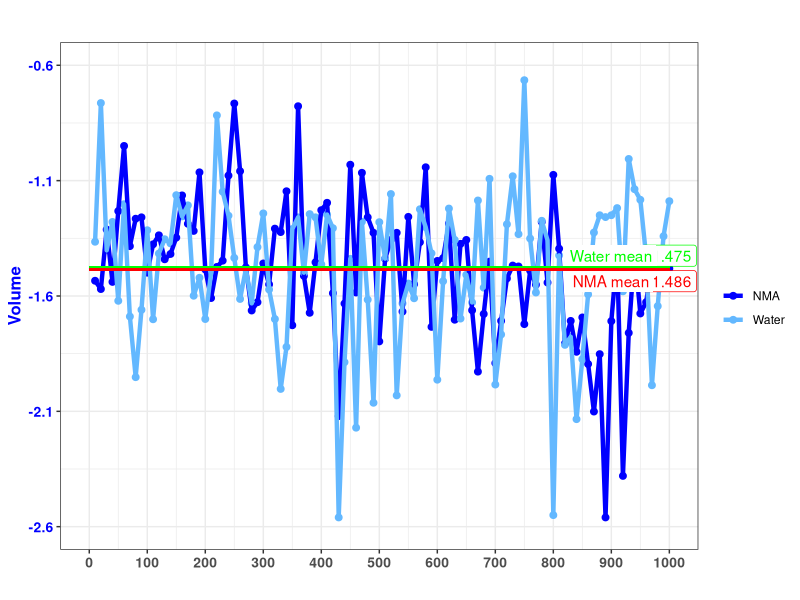
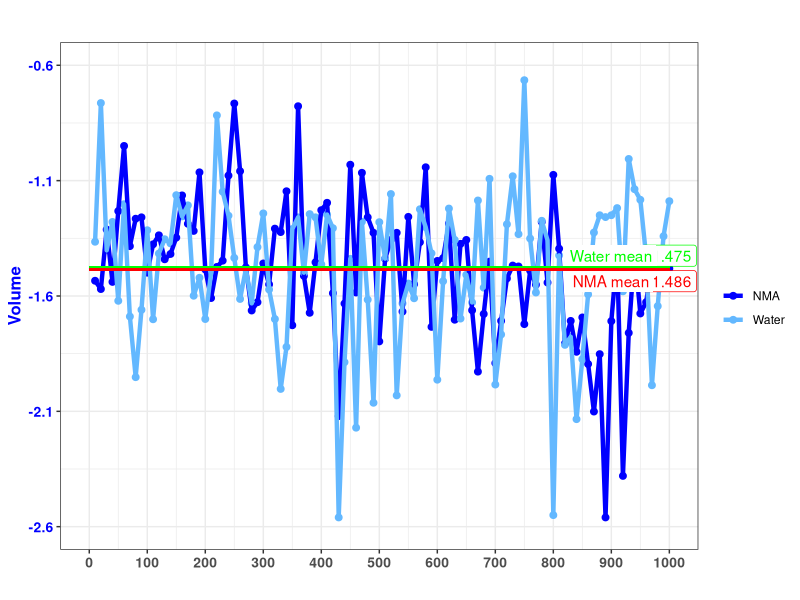

Write R code to recreate these figures, in order.
# R作图
library(ggplot2)
#options(repr.plot.width=20, repr.plot.height=6)

# Import data
rmsf<-read.table("./triad-nma.csv")
rmsf2<-read.table("./triad-water.csv")
name<-c("NMA")
name2<-c("Water")
namemean1<-c("NMA mean")
namemean2<-c("Water mean")

# Define x and y
x<-seq(1,length(rmsf[,6]))
y<-cbind(rmsf[,6])

x2<-seq(1,length(rmsf2[,6]))
y2<-cbind(rmsf2[,6])

# Draw Lines
ggplot()+
geom_point(data=rmsf,aes(x,y,color="blue1"),    size=2.0)  + 
geom_point(data=rmsf2,aes(x2,y2,color="steelblue1"), size=2.0)  + 
geom_line(data=rmsf,aes(x,y,color="blue1"),    size=1.5)  + 
geom_line(data=rmsf2,aes(x2,y2,color="steelblue1"), size=1.5)  + 
# mean line

geom_segment(data =rmsf,aes(x=0,xend =100,y=mean(y),yend=mean(y)), color="red")+
geom_segment(data =rmsf2,aes(x=0,xend =100,y=mean(y2),yend=mean(y2)), color="green")+
geom_label(color="red",aes(x=100, y=mean(y)-0.05,label=signif(mean(y), digits = 4), fontface="plain", family="sans")) +
geom_label(color="green",aes(x=100, y=mean(y2)+0.05, label=signif(mean(y2), digits = 4), fontface="plain", family="sans")) +
geom_label(label.size=0,aes(x=90, y=mean(y)-0.05,label=namemean1, fontface="plain", family="sans"), color="red") +
geom_label(label.size=0,aes(x=90, y=mean(y2)+0.05, label=namemean2, fontface="plain", family="sans"), color="green") +

# labs title
labs(title="",x="",y="Volume") +

# legend
scale_color_manual(name="",values=c("blue1","steelblue1"),label=c(name,name2)) +

#scale
scale_y_continuous(limits=c(-2.6,-0.6),breaks=seq(-2.6,-0.6,0.5),label=seq(-2.6,-0.6,0.5))  +
scale_x_continuous(limits=c(0,100),breaks=seq(0,100,10),label=seq(0,1000,100)) +
theme_bw() +

# theme
theme(
plot.title=element_text(hjust=0.5,size=20),
axis.title.x=element_text(size=12,face="bold"),
axis.title.y=element_text(size=12,face="bold",color="blue1"),
axis.text.x=element_text(size=10,face="bold"),
axis.text.y=element_text(size=10,face="bold",color="blue1")
) 
# Save png
ggsave("./Volume.png",width=18,height=6,dpi=300)

# check whether the unwanted file exists and remove it
file.exists("Rplots.pdf")
file.remove("Rplots.pdf")
